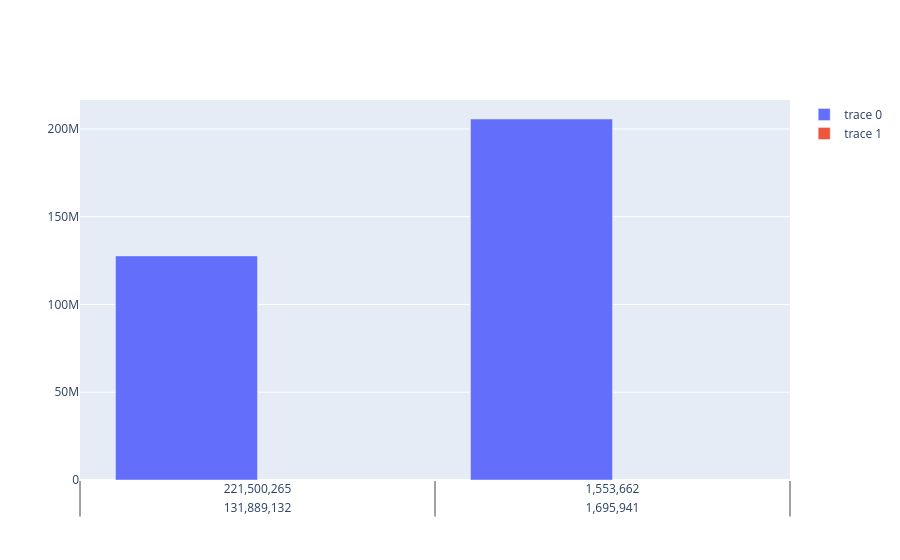

Notebook cell for this chart:
### Code cell
import plotly.graph_objects as go
fig=go.Figure(data=[
    go.Bar(x=country,y=new_case),
    go.Bar(x=country,y=total_recovered)
])
fig.show()

### Figure 1 — Plotly figure (JSON) as saved in the notebook; plotly's stock layout.template omitted (floating-point values rounded to 4 significant figures; data arrays with more than 128 entries replaced by an {"elided": "..."} marker saying what was removed)
{"data": [{"type": "bar", "x": {"elided": "247x2 str values"}, "y": {"elided": "247 int values"}}, {"type": "bar", "x": {"elided": "247x2 str values"}, "y": {"elided": "247 str values"}}], "layout": {}}
